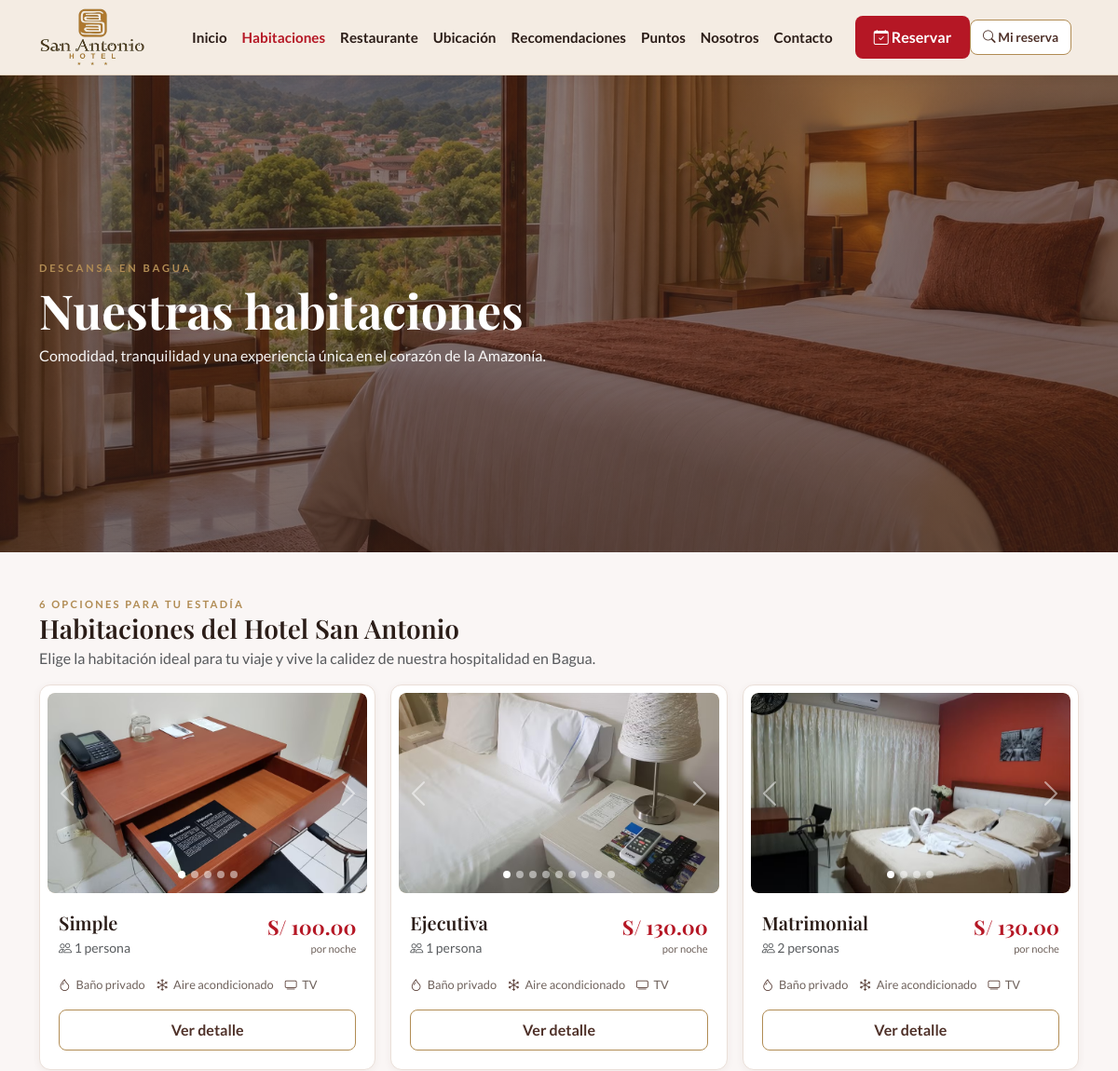
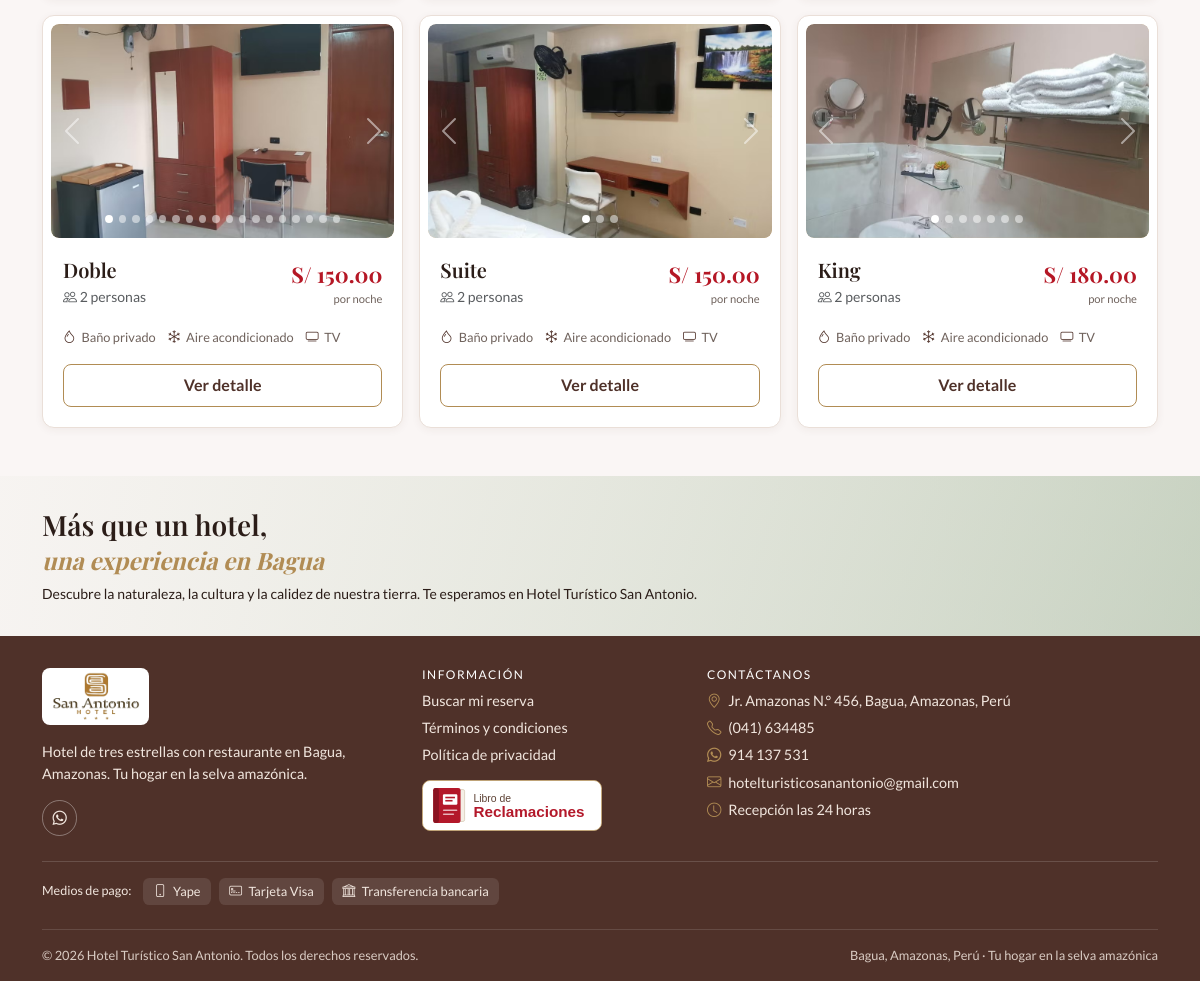
The app's page /publico/habitaciones.php with its own data (2 pictures, top to bottom).
### tables this page shows
CREATE TABLE tipo_habitacion (
    id             INT UNSIGNED AUTO_INCREMENT PRIMARY KEY,
    nombre         VARCHAR(40)   NOT NULL UNIQUE,
    descripcion    VARCHAR(255)  NOT NULL,
    detalle        TEXT          NULL,
    capacidad      TINYINT UNSIGNED NOT NULL,
    precio_noche   DECIMAL(8,2)  NOT NULL CHECK (precio_noche > 0),
    activo         TINYINT(1)    NOT NULL DEFAULT 1,
    created_at     TIMESTAMP     NOT NULL DEFAULT CURRENT_TIMESTAMP,
    updated_at     TIMESTAMP     NOT NULL DEFAULT CURRENT_TIMESTAMP ON UPDATE CURRENT_TIMESTAMP
);

CREATE TABLE servicio (
    id      INT UNSIGNED AUTO_INCREMENT PRIMARY KEY,
    nombre  VARCHAR(50) NOT NULL UNIQUE,
    icono   VARCHAR(30) NULL
);

### config/Autoload.php (called while the page is built, shortened)
<?php
spl_autoload_register(function (string $clase): void {
    $prefijo = "App\\";
    $carpetaBase = dirname(__DIR__) . "/src/";
    $ruta = $carpetaBase . str_replace("\\", "/", substr($clase, strlen($prefijo))) . ".php";
});

### src/Dao/Conexion.php (called while the page is built, shortened)
<?php
class Conexion
{
    private $host = "localhost";
    private $dbname = "daw2_hotel_san_antonio";
    private $user = "root";
    private $password = "";
    public function conectar(): \PDO
    {
        try {
            $dsn = "mysql:host=$this->host;dbname=$this->dbname;charset=utf8mb4";
            $conexion = new \PDO($dsn, $this->user, $this->password);
            $conexion->setAttribute(\PDO::ATTR_ERRMODE, \PDO::ERRMODE_EXCEPTION);
            $conexion->setAttribute(\PDO::ATTR_DEFAULT_FETCH_MODE, \PDO::FETCH_ASSOC);
            $conexion->setAttribute(\PDO::ATTR_EMULATE_PREPARES, false);
            return $conexion;
        } catch (\PDOException $e) {
            throw $e;
        }
    }
}

### src/Bo/Habitacion.php (called while the page is built, shortened)
<?php
class Habitacion
{
    public function tipos(?string $ingreso = null, ?string $salida = null): array
    {
        $tipoDao = new TipoHabitacionDAO();
        $libres = ($ingreso && $salida) ? $tipoDao->disponibles($ingreso, $salida) : null;
        return array_map(
            fn($t) => $this->aTipoDto($tipoDao, $t, $libres === null ? null : (int) ($libres[$t["id"]] ?? 0)),
            $tipoDao->listar()
        );
    }
    private function aTipoDto(TipoHabitacionDAO $dao, array $t, ?int $libres = null): TipoHabitacionDTO
    {
        return new TipoHabitacionDTO(
            $t["id"], $t["nombre"], $t["descripcion"], $t["detalle"] ?? "", $t["capacidad"], $t["precio_noche"],
            $dao->servicios($t["id"]), $dao->fotos($t["id"]), $libres, $dao->pisos($t["id"])
        );
    }
}

### src/Dao/Dao.php (called while the page is built, shortened)
<?php
abstract class Dao
{
    public function __construct(?\PDO $conn = null)
    {
        $this->conn = $conn ?? (new Conexion())->conectar();
    }
    protected function enlazar(\PDOStatement $stmt, array $valores): void
    {
        foreach ($valores as $marcador => $valor) {
            $tipo = match (true) {
                is_int($valor) => \PDO::PARAM_INT,
                is_bool($valor) => \PDO::PARAM_BOOL,
                $valor === null => \PDO::PARAM_NULL,
                default => \PDO::PARAM_STR,
            };
            $stmt->bindValue($marcador, $valor, $tipo);
        }
    }
}

### src/Dao/TipoHabitacion.php (called while the page is built, shortened)
<?php
class TipoHabitacion extends Dao
{
    public function listar(): array
    {
        $stmt = $this->conn->prepare("SELECT * FROM tipo_habitacion WHERE activo = 1 ORDER BY precio_noche, id");
        $stmt->execute();
        return $stmt->fetchAll();
    }
    public function servicios(int $tipoId): array
    {
        $stmt = $this->conn->prepare(
            "SELECT s.nombre, s.icono FROM servicio s
             JOIN tipo_servicio ts ON ts.servicio_id = s.id
             WHERE ts.tipo_id = :id ORDER BY s.id"
        );
        $this->enlazar($stmt, [":id" => $tipoId]);
        $stmt->execute();
        return $stmt->fetchAll();
    }
    public function pisos(int $tipoId): array
    {
        $stmt = $this->conn->prepare("SELECT DISTINCT piso FROM habitacion WHERE tipo_id = :id AND activo = 1 ORDER BY piso");
        $this->enlazar($stmt, [":id" => $tipoId]);
        $stmt->execute();
        return array_map("intval", $stmt->fetchAll(\PDO::FETCH_COLUMN));
    }
    public function fotos(int $tipoId): array
    {
        $stmt = $this->conn->prepare("SELECT ruta FROM foto_tipo_habitacion WHERE tipo_id = :id ORDER BY orden");
        $this->enlazar($stmt, [":id" => $tipoId]);
        $stmt->execute();
        return $stmt->fetchAll(\PDO::FETCH_COLUMN);
    }
}

### config/hotel.php (called while the page is built)
<?php
return [
    "nombre" => "Hotel Turístico San Antonio",
    "direccion" => "Jr. Amazonas N.° 456, Bagua, Amazonas, Perú",
    "telefono" => "(041) 634485",
    "whatsapp" => "51914137531",
    "whatsapp_texto" => "914 137 531",
    "yape" => "929 179 237",
    "correo" => "hotelturisticosanantonio@gmail.com",
    "recepcion" => "Recepción las 24 horas",
"foto_nosotros" => "assets/img/hero/recepcion.jpg",
    "redes" => [
        "facebook" => "",
        "instagram" => "",
        "tiktok" => "",
    ],
];

### views/partes/ayudas.php (the view, shortened to what this page needs)
<?php
$hotel = require dirname(__DIR__, 2) . "/config/hotel.php";
$base = rtrim(preg_replace("#/(publico|admin)$#", "", str_replace("\\", "/", dirname($_SERVER["SCRIPT_NAME"]))), "/") . "/";
function url(string $ruta): string
{
    global $base;
    return $base . $ruta;
}
function recurso(string $ruta): string
{
    $archivo = dirname(__DIR__, 2) . "/" . $ruta;
    return url($ruta) . (is_file($archivo) ? "?v=" . filemtime($archivo) : "");
}
function e($valor): string
{
    return htmlspecialchars((string) $valor, ENT_QUOTES, "UTF-8");
}
function soles($valor): string
{
    return "S/ " . number_format((float) $valor, 2);
}
function fechaGet(string $clave): string
{
    $valor = $_GET[$clave] ?? "";
    $fecha = DateTime::createFromFormat("!Y-m-d", $valor);
    return ($fecha && $fecha->format("Y-m-d") === $valor) ? $valor : "";
}
function carrusel(array $fotos, string $alt, string $icono = "bi-image", string $idBase = "carrusel"): void
{
    $id = $idBase . "-" . substr(md5($alt . implode("", $fotos)), 0, 8);
    echo '<div id="' . $id . '" class="carousel slide sa-carrusel" data-bs-ride="carousel">';
    echo '<div class="carousel-indicators">';
    foreach ($fotos as $i => $f) {
        echo '<button type="button" data-bs-target="#' . $id . '" data-bs-slide-to="' . $i . '"'
            . ($i === 0 ? ' class="active" aria-current="true"' : '')
            . ' aria-label="Foto ' . ($i + 1) . '"></button>';
    }
    echo '</div><div class="carousel-inner">';
    foreach ($fotos as $i => $f) {
        echo '<div class="carousel-item' . ($i === 0 ? ' active' : '') . '">';
        echo '<img class="sa-foto" src="' . e(url($f)) . '" alt="' . e($alt) . ' - foto ' . ($i + 1) . '" loading="lazy">';
        echo '</div>';
    }
    echo '</div>';
    echo '<button class="carousel-control-prev" type="button" data-bs-target="#' . $id . '" data-bs-slide="prev">'
        . '<span class="carousel-control-prev-icon" aria-hidden="true"></span><span class="visually-hidden">Anterior</span></button>';
    echo '<button class="carousel-control-next" type="button" data-bs-target="#' . $id . '" data-bs-slide="next">'
        . '<span class="carousel-control-next-icon" aria-hidden="true"></span><span class="visually-hidden">Siguiente</span></button>';
    echo '</div>';
}
function hero(string $titulo, string $texto = "", array $migas = [], string $etiqueta = "", string $claseExtra = ""): void
{
    echo '<section class="sa-hero' . ($claseExtra ? ' ' . e($claseExtra) : '') . '"><div class="container">';
    if ($etiqueta) {
        echo '<div class="etiqueta mb-2">' . e($etiqueta) . "</div>";
    }
    echo '<h1>' . e($titulo) . "</h1>";
    if ($texto) {
        echo '<p class="mt-2 mb-0">' . e($texto) . "</p>";
    }
    echo "</div></section>";
}
function tarjetaTipo(\App\Dto\TipoHabitacion $t, string $consulta = ""): void
{
    $sufijo = $consulta ? "&" . $consulta : "";
    echo '<div class="col-12 col-md-6 col-lg-4"><article class="sa-card h-100 d-flex flex-column">';
    echo '<div class="p-2 pb-0">';
    carrusel($t->fotos, "Habitación " . $t->nombre, "bi-house-heart", "tarjeta-" . $t->id);
    echo '</div><div class="sa-card-cuerpo d-flex flex-column flex-grow-1">';
    echo '<div class="d-flex justify-content-between align-items-start gap-2"><div>';
    echo '<h3 class="h5 mb-1">' . e($t->nombre) . '</h3>';
    echo '<div class="text-muted small"><i class="bi bi-people"></i> ' . $t->capacidad . ($t->capacidad === 1 ? " persona" : " personas") . '</div>';
    echo '</div><div class="sa-precio">' . soles($t->precioNoche) . '<small>por noche</small></div></div>';
    echo '<div class="my-3">';
    foreach (array_slice($t->servicios, 0, 3) as $s) {
        echo '<span class="sa-servicio"><i class="bi ' . e($s["icono"]) . '"></i>' . e($s["nombre"]) . '</span>';
    }
    echo '</div><div class="mt-auto">';
    echo '<a class="btn-linea d-block text-center text-decoration-none" href="' . e(url("publico/habitacion.php")) . '?id=' . $t->id . $sufijo . '">Ver detalle</a>';
    echo '</div></div></article></div>';
}

### views/partes/cabecera.php (shortened to what this page needs)
<?php
require_once __DIR__ . "/ayudas.php";
$pagina = basename($_SERVER["SCRIPT_NAME"]);
$menu = [
    "index.php" => "Inicio",
    "publico/habitaciones.php" => "Habitaciones",
    "publico/restaurante.php" => "Restaurante",
    "publico/ubicacion.php" => "Ubicación",
    "publico/recomendaciones.php" => "Recomendaciones",
    "publico/puntos.php" => "Puntos",
    "publico/nosotros.php" => "Nosotros",
    "publico/contacto.php" => "Contacto",
];
$activa = $pagina === "habitacion.php" ? "habitaciones.php" : $pagina;
?>
<!DOCTYPE html>
<html lang="es">
<head>
    <link href="<?= url("assets/vendor/bootstrap/bootstrap.min.css") ?>" rel="stylesheet">
    <link href="<?= url("assets/vendor/bootstrap-icons/bootstrap-icons.min.css") ?>" rel="stylesheet">
    <link href="<?= recurso("assets/css/estilo.css") ?>" rel="stylesheet">
</head>
<body>
    <header class="sa-header">
        <nav class="navbar navbar-expand-xl">
            <div class="container">
                <?php require __DIR__ . "/logo.php" ?>
                <div class="d-flex align-items-center order-xl-last">
                    <a class="btn-linea sa-boton-buscar text-decoration-none" href="<?= url("publico/comprobante.php") ?>">
                        <i class="bi bi-search"></i> <span class="d-none d-sm-inline">Mi reserva</span>
                    </a>
                </div>
                <div class="collapse navbar-collapse" id="menuPublico">
                    <ul class="navbar-nav ms-auto align-items-xl-center">
                        <?php foreach ($menu as $archivo => $texto) : ?>
                            <li class="nav-item">
                                <a class="nav-link <?= $activa === basename($archivo) ? "active" : "" ?>" href="<?= url($archivo) ?>"><?= $texto ?></a>
                            </li>
                        <?php endforeach ?>
                        <li class="nav-item ms-xl-3 my-2 my-xl-0">
                            <a class="btn-sa d-inline-block text-decoration-none" href="<?= url("publico/reservar.php") ?>"><i class="bi bi-calendar-check"></i> Reservar</a>
                        </li>
                    </ul>
                </div>
            </div>
        </nav>
    </header>

### views/partes/logo.php
<a class="sa-logo <?= $claro ?? "" ?>" href="<?= url("index.php") ?>" aria-label="Hotel San Antonio, inicio">
    <img src="<?= url("assets/img/logo.png") ?>" alt="Hotel San Antonio" width="440" height="248">
</a>

### publico/habitaciones.php (shortened to what this page needs)
<?php
require __DIR__ . "/../config/Autoload.php";
require_once __DIR__ . "/../views/partes/ayudas.php";
$ingreso = fechaGet("ingreso");
$salida = fechaGet("salida");
$rangoValido = $ingreso && $salida && $salida > $ingreso;
$tipos = (new HabitacionBO())->tipos($rangoValido ? $ingreso : null, $rangoValido ? $salida : null);
require __DIR__ . "/../views/partes/cabecera.php";
hero("Nuestras habitaciones", "Comodidad, tranquilidad y una experiencia única en el corazón de la Amazonía.", [], "Descansa en Bagua", "sa-hero-foto-habitaciones");
?>
<main class="container py-5">
    <div class="sa-subtitulo"><?= count($tipos) === 1 ? "Una opción" : count($tipos) . " opciones" ?> para tu estadía</div>
    <h2 class="h3 mb-1">Habitaciones del Hotel San Antonio</h2>
    <p class="text-muted">Elige la habitación ideal para tu viaje y vive la calidez de nuestra hospitalidad en Bagua.</p>
    <div class="row g-3">
        <?php foreach ($tipos as $t) {
            tarjetaTipo($t, $consulta);
        } ?>
    </div>
</main>
<?php require __DIR__ . "/../views/partes/pie.php" ?>

### views/partes/pie.php (shortened to what this page needs)
    <section class="sa-banner">
        <div class="container">
            <h2 class="h3 mb-1">Más que un hotel,</h2>
            <p class="serif fst-italic h4 mb-2" style="color: var(--dorado)">una experiencia en Bagua</p>
            <p class="mb-0 small">Descubre la naturaleza, la cultura y la calidez de nuestra tierra. Te esperamos en Hotel Turístico San Antonio.</p>
        </div>
    </section>
    <footer class="sa-pie">
        <div class="container">
            <div class="row g-4">
                <div class="col-12 col-lg-4">
                    <?php $claro = "claro"; require __DIR__ . "/logo.php" ?>
                    <p class="mt-3 mb-3">Hotel de tres estrellas con restaurante en Bagua, Amazonas. Tu hogar en la selva amazónica.</p>
                    <div class="d-flex flex-wrap gap-2" aria-label="Redes sociales">
                        <a class="sa-red" href="https://wa.me/<?= e($hotel["whatsapp"]) ?>" target="_blank" rel="noopener" aria-label="WhatsApp"><i class="bi bi-whatsapp"></i></a>
                    </div>
                </div>
                <div class="col-12 col-sm-6 col-lg-3">
                    <h6>Información</h6>
                    <ul>
                        <li><a href="<?= url("publico/comprobante.php") ?>">Buscar mi reserva</a></li>
                        <li><a href="<?= url("publico/terminos.php") ?>">Términos y condiciones</a></li>
                        <li><a href="<?= url("publico/privacidad.php") ?>">Política de privacidad</a></li>
                    </ul>
                    <a class="sa-libro" href="<?= url("publico/libro_reclamaciones.php") ?>">
                        <img src="<?= url("assets/img/libro-reclamaciones.svg") ?>" alt="Libro de Reclamaciones" width="180" height="51" loading="lazy">
                    </a>
                </div>
                <div class="col-12 col-sm-6 col-lg-5">
                    <h6>Contáctanos</h6>
                    <ul>
                        <li><i class="bi bi-geo-alt"></i> <?= e($hotel["direccion"]) ?></li>
                        <li><i class="bi bi-telephone"></i> <?= e($hotel["telefono"]) ?></li>
                        <li><i class="bi bi-whatsapp"></i> <a href="https://wa.me/<?= e($hotel["whatsapp"]) ?>"><?= e($hotel["whatsapp_texto"]) ?></a></li>
                        <li><i class="bi bi-envelope"></i> <?= e($hotel["correo"]) ?></li>
                        <li><i class="bi bi-clock"></i> <?= e($hotel["recepcion"]) ?></li>
                    </ul>
                </div>
            </div>
            <div class="sa-pie-pagos d-flex flex-wrap align-items-center gap-2">
                <span class="small me-1">Medios de pago:</span>
                <span class="sa-pago-chip"><i class="bi bi-phone"></i> Yape</span>
                <span class="sa-pago-chip"><i class="bi bi-credit-card-2-front"></i> Tarjeta Visa</span>
                <span class="sa-pago-chip"><i class="bi bi-bank"></i> Transferencia bancaria</span>
            </div>
            <div class="copy d-flex flex-column flex-md-row justify-content-between gap-1">
                <span>© <?= date("Y") ?> Hotel Turístico San Antonio. Todos los derechos reservados.</span>
                <span>Bagua, Amazonas, Perú · Tu hogar en la selva amazónica</span>
            </div>
        </div>
    </footer>
</body>
</html>

### records on screen
tipo_habitacion: nombre "Simple", capacidad "1", shows "persona", precio_noche "S/ 100.00"
servicio: nombre "Baño privado"
servicio: nombre "Aire acondicionado"
servicio: nombre "TV"
tipo_habitacion: nombre "Ejecutiva", capacidad "1", shows "persona", precio_noche "S/ 130.00"
tipo_habitacion: nombre "Matrimonial", capacidad "2", shows "personas", precio_noche "S/ 130.00"
tipo_habitacion: nombre "Doble", capacidad "2", shows "personas", precio_noche "S/ 150.00"
tipo_habitacion: nombre "Suite", capacidad "2", shows "personas", precio_noche "S/ 150.00"
tipo_habitacion: nombre "King", capacidad "2", shows "personas", precio_noche "S/ 180.00"

### other values on screen
$texto "Inicio"
$texto "Habitaciones"
$texto "Restaurante"
$texto "Ubicación"
$texto "Recomendaciones"
$texto "Puntos"
$texto "Nosotros"
$texto "Contacto"
$etiqueta "DESCANSA EN BAGUA"
$titulo "Nuestras habitaciones"
$texto "Comodidad, tranquilidad y una experiencia única en el corazón de la Amazonía."
count($tipos) "6"
$hotel["direccion"] "Jr. Amazonas N.° 456, Bagua, Amazonas, Perú"
$hotel["telefono"] "(041) 634485"
$hotel["whatsapp_texto"] "914 137 531"
